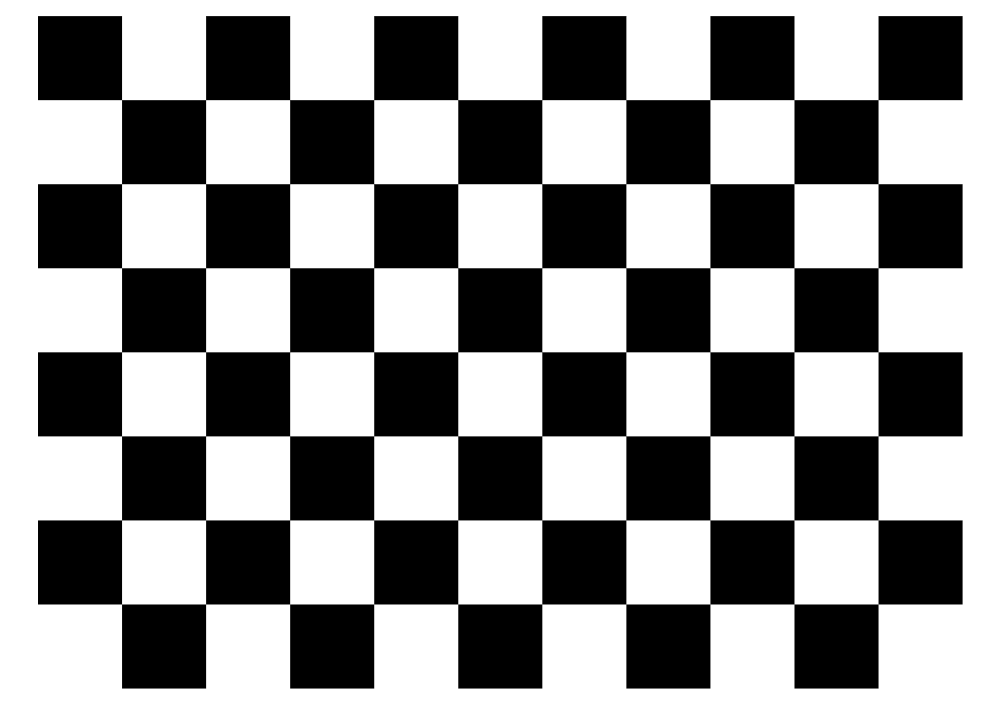
#> input picture Estimate Transformation Matrix/Estimate Homography Matrix/image.png, 1000 x 707 px
$ python homo.py
#> lines starting #> are read from the running program, lines starting #| are printed output that depends on the picture
#> in foo_bar, image is the input picture: shape (707, 1000, 3); min 0, max 255, mean 142.9
import numpy as np
import cv2
from numpy.linalg import inv
import math

def transform_image(image, homo_array):
	inv_homo_array = np.linalg.inv(homo_array)
	rows,columns,ch = np.shape(image)
#> rows = 707; columns = 1000; ch = 3
	new_image = np.zeros([rows,columns,ch])
	image = image.astype(int)
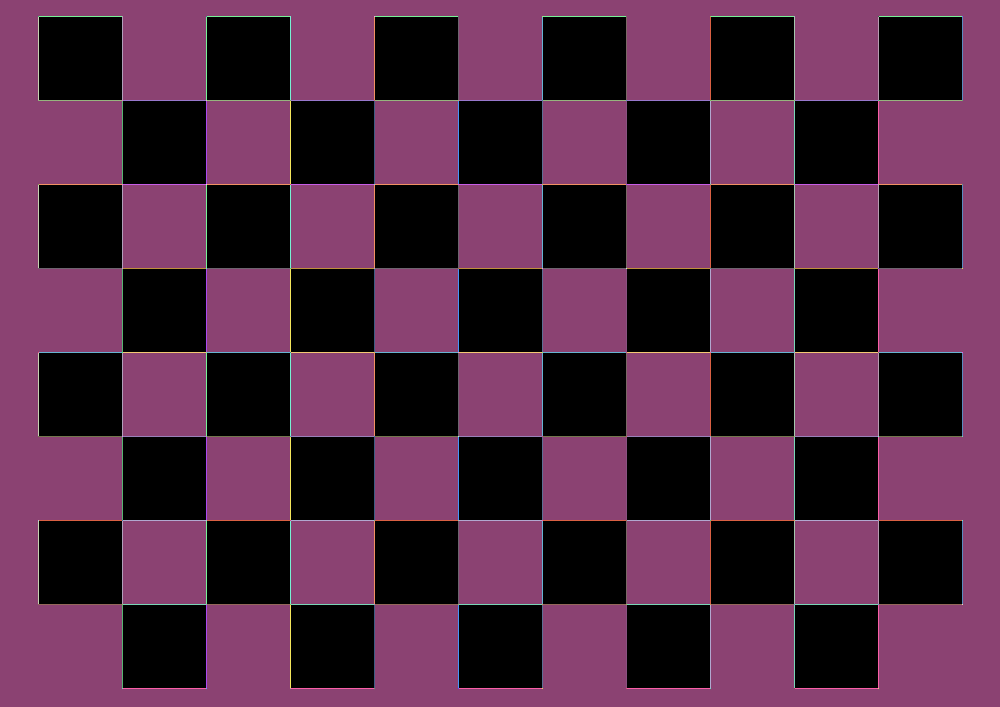
#> image: shape (707, 1000, 3) int64; 82 distinct labels, from 0 to 255; one colour per label, 0 black
	new_image = new_image.astype(int)

	#rotation
	pixel=1
	for c in range(1):
		for px in range(rows):
			for py in range(columns):
				ip_vector = np.array([px,py,1])
				ip_vector.shape=(3,1)
				op_vector = np.dot(inv_homo_array,ip_vector)
				[px_dash,py_dash,w]=op_vector
				px_dash=px_dash/w
				py_dash=py_dash/w
				#print()
				#print(op_vector)
				if np.logical_and(np.logical_and(np.logical_and(px_dash >= 0, px_dash < rows),py_dash >= 0 ),py_dash<columns):
					new_image[int(px_dash),int(py_dash),c]=image[px,py,c]
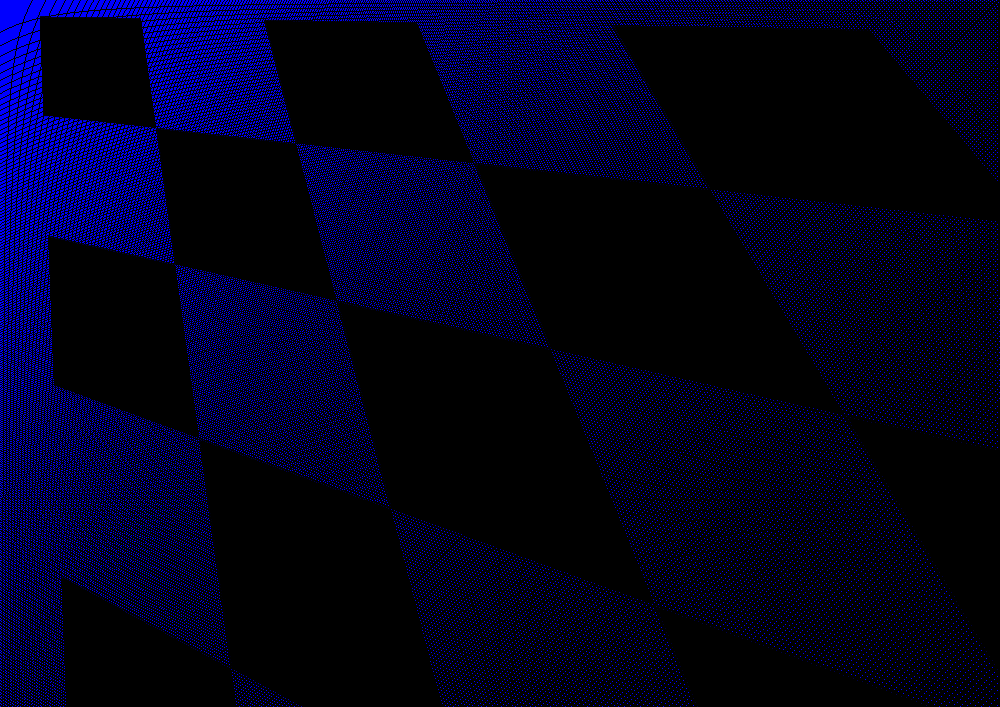
#> new_image: shape (707, 1000, 3) int64; mean of channels 0, 1, 2 29.5, 0, 0; drawn as B, G, R
					#pixel=pixel+1
					#print(pixel)
	cv2.imwrite('1.png',new_image)

def foo_bar():
	image = cv2.imread('image.png')
	# [9 lines of commented-out code are left out]
	a=1
	b=0
	c=0
	d=0
	e=1
	f=0
	g=0.001
	h=0.001
	i=1
	homo_array = np.array(((a,b,c), (d, e,f),(g,h,i)))
	transform_image(image, homo_array)

foo_bar()
